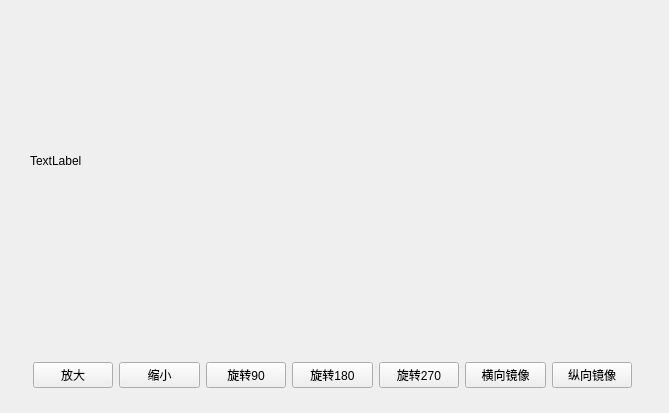
<?xml version="1.0" encoding="UTF-8"?>
<ui version="4.0">
 <class>Widget</class>
 <widget class="QWidget" name="Widget">
  <property name="geometry">
   <rect>
    <x>0</x>
    <y>0</y>
    <width>669</width>
    <height>413</height>
   </rect>
  </property>
  <property name="windowTitle">
   <string>Widget</string>
  </property>
  <widget class="QLabel" name="label">
   <property name="geometry">
    <rect>
     <x>30</x>
     <y>20</y>
     <width>601</width>
     <height>281</height>
    </rect>
   </property>
   <property name="text">
    <string>TextLabel</string>
   </property>
  </widget>
  <widget class="QWidget" name="">
   <property name="geometry">
    <rect>
     <x>22</x>
     <y>350</y>
     <width>621</width>
     <height>51</height>
    </rect>
   </property>
   <layout class="QHBoxLayout" name="horizontalLayout">
    <item>
     <widget class="QPushButton" name="pushButton">
      <property name="text">
       <string>放大</string>
      </property>
     </widget>
    </item>
    <item>
     <widget class="QPushButton" name="pushButton_3">
      <property name="text">
       <string>缩小</string>
      </property>
     </widget>
    </item>
    <item>
     <widget class="QPushButton" name="pushButton_2">
      <property name="text">
       <string>旋转90</string>
      </property>
     </widget>
    </item>
    <item>
     <widget class="QPushButton" name="pushButton_4">
      <property name="text">
       <string>旋转180</string>
      </property>
     </widget>
    </item>
    <item>
     <widget class="QPushButton" name="pushButton_5">
      <property name="text">
       <string>旋转270</string>
      </property>
     </widget>
    </item>
    <item>
     <widget class="QPushButton" name="pushButton_16">
      <property name="text">
       <string>横向镜像</string>
      </property>
     </widget>
    </item>
    <item>
     <widget class="QPushButton" name="pushButton_17">
      <property name="text">
       <string>纵向镜像</string>
      </property>
     </widget>
    </item>
   </layout>
  </widget>
 </widget>
 <layoutdefault spacing="6" margin="11"/>
 <resources/>
 <connections/>
</ui>
